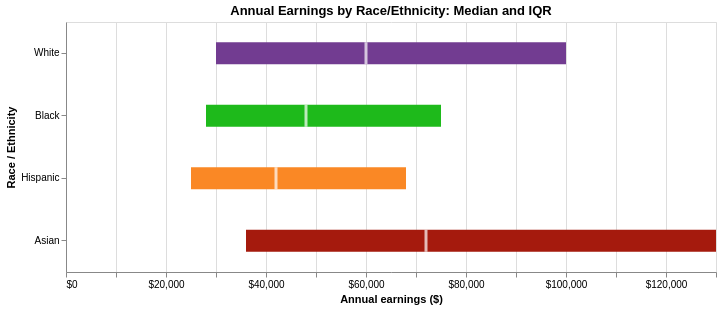

This figure's notebook cell:
### Code cell
# Chart 3b: Combine male and female earnings by race

box_data2 = df[
    (df["PEARNVAL"] > 0) &
    (df["race_group2"] != "Other/Multiracial")
].copy()

box_summary2 = (
    box_data2.groupby("race_group2")
    .apply(
        lambda g: pd.Series({
            "p25": weighted_percentile(
                g["PEARNVAL"], g["A_FNLWGT"], 25
            ),
            "median": weighted_percentile(
                g["PEARNVAL"], g["A_FNLWGT"], 50
            ),
            "p75": weighted_percentile(
                g["PEARNVAL"], g["A_FNLWGT"], 75
            )
        }),
        include_groups=False
    )
    .reset_index()
)

group_order2 = ["White", "Black", "Hispanic", "Asian"]
group_colors2 = ["#723C91", "#1EBA1B", "#FA8825", "#A51A0D"]

base2 = alt.Chart(box_summary2).encode(
    y=alt.Y(
        "race_group2:N",
        sort=group_order2,
        title="Race / Ethnicity"
    )
)

boxes2 = base2.mark_bar(size=22).encode(
    x=alt.X(
        "p25:Q",
        title="Annual earnings ($)",
        axis=alt.Axis(format="$,.0f")
    ),
    x2="p75:Q",
    color=alt.Color(
        "race_group2:N",
        scale=alt.Scale(
            domain=group_order2,
            range=group_colors2
        ),
        legend=None
    )
)

medians2 = base2.mark_tick(
    color="white",
    thickness=3,
    size=22
).encode(
    x="median:Q"
)

chart03b = (boxes2 + medians2).properties(
    width=650,
    height=250,
    title="Annual Earnings by Race/Ethnicity: Median and IQR"
)

chart03b

### Figure 1 — Vega-Lite specification as saved in the notebook (floating-point values rounded to 4 significant figures)
{"config": {"view": {"continuousWidth": 300, "continuousHeight": 300}}, "layer": [{"mark": {"type": "bar", "size": 22}, "encoding": {"color": {"field": "race_group2", "legend": null, "scale": {"domain": ["White", "Black", "Hispanic", "Asian"], "range": ["#723C91", "#1EBA1B", "#FA8825", "#A51A0D"]}, "type": "nominal"}, "x": {"axis": {"format": "$,.0f"}, "field": "p25", "title": "Annual earnings ($)", "type": "quantitative"}, "x2": {"field": "p75"}, "y": {"field": "race_group2", "sort": ["White", "Black", "Hispanic", "Asian"], "title": "Race / Ethnicity", "type": "nominal"}}}, {"mark": {"type": "tick", "color": "white", "size": 22, "thickness": 3}, "encoding": {"x": {"field": "median", "type": "quantitative"}, "y": {"field": "race_group2", "sort": ["White", "Black", "Hispanic", "Asian"], "title": "Race / Ethnicity", "type": "nominal"}}}], "data": {"name": "data-e88d6c6507444182b1d7680a24ba3aea"}, "height": 250, "title": "Annual Earnings by Race/Ethnicity: Median and IQR", "width": 650, "$schema": "https://vega.github.io/schema/vega-lite/v6.4.1.json", "datasets": {"data-e88d6c6507444182b1d7680a24ba3aea": [{"race_group2": "Asian", "p25": 36000, "median": 72000, "p75": 130000}, {"race_group2": "Black", "p25": 28000, "median": 48000, "p75": 75000}, {"race_group2": "Hispanic", "p25": 25000, "median": 42000, "p75": 68000}, {"race_group2": "White", "p25": 30000, "median": 60000, "p75": 100000}]}}
